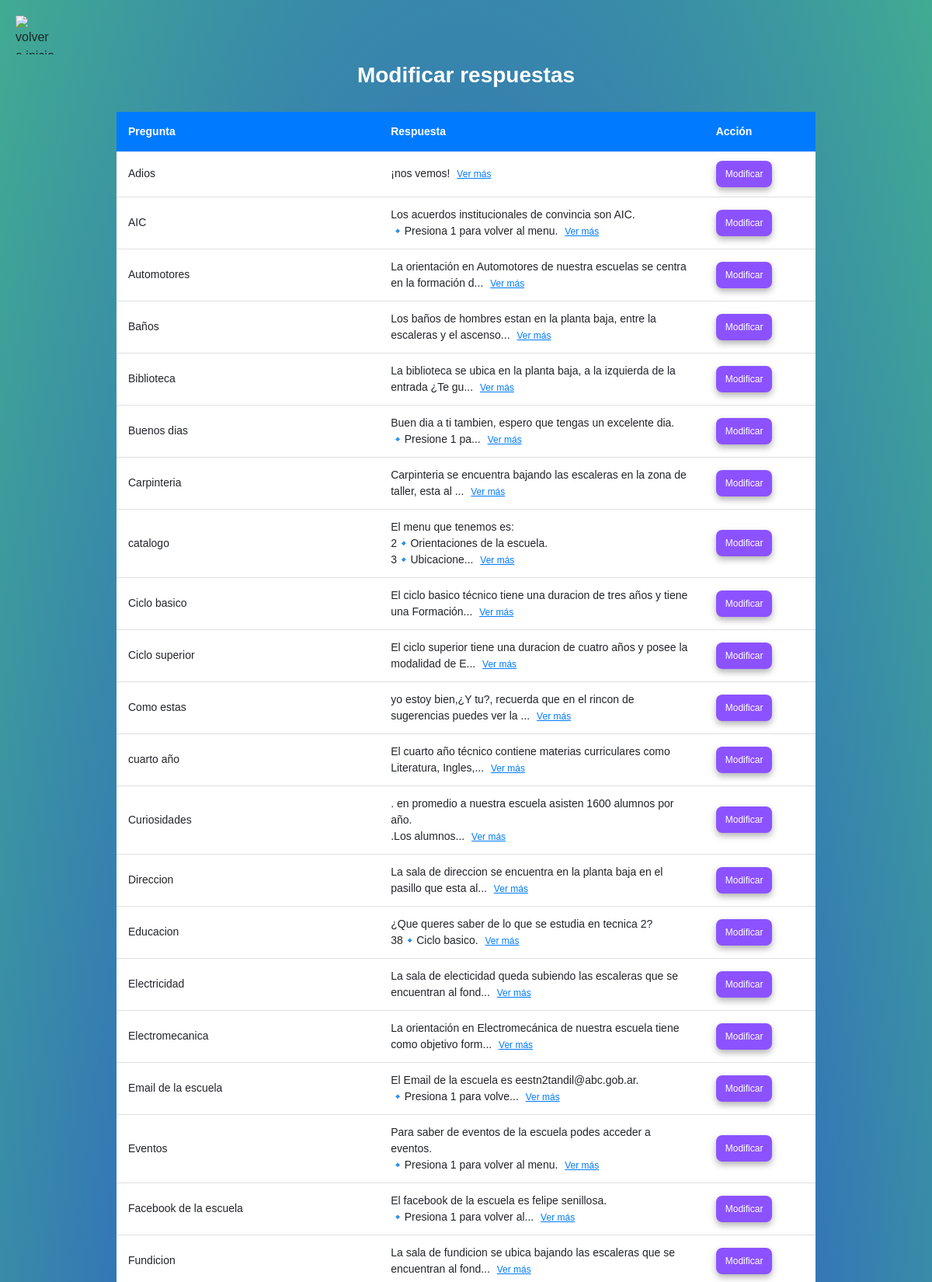
Page /todas_preguntas.php (upper part) on the committed database.
### tables this page shows
CREATE TABLE consultas (
    id_consulta INT PRIMARY KEY AUTO_INCREMENT,
    pregunta VARCHAR(255),
    titulo VARCHAR(255),
    respuesta VARCHAR(10000),
    contador INT,
    preg_contestada BOOLEAN
);

### todas_preguntas.php (the view, shortened to what this page needs)
<?php
include("conexion.php");
$sql = "SELECT id_consulta, titulo, respuesta FROM consultas WHERE preg_contestada = true ORDER BY titulo ASC ";
$resultado = $connPHP->query($sql);
?>
<!DOCTYPE html>
<html lang="es">
<head>
    <link href="https://cdn.jsdelivr.net/npm/bootstrap@5.3.3/dist/css/bootstrap.min.css" rel="stylesheet">
    <link rel="stylesheet" href="css/bootstrap.min.css">
    <link rel="stylesheet" href="css/diseño.css">
</head>
<body>
    <a href="chat.php" class="btn-volver">
        <img src="../otros/flecha.png" alt="volver a inicio">
    </a>
    <h1>Modificar respuestas</h1>
    <div class="table-container">
        <table>
            <thead>
                <tr>
                    <th>Pregunta</th>
                    <th>Respuesta</th>
                    <th>Acción</th>
                </tr>
            </thead>
            <tbody>
                <?php
                if ($resultado->num_rows > 0) {
                    while ($fila = $resultado->fetch_assoc()) {
                        echo "<tr>";
                        echo "<td>" . htmlspecialchars($fila["titulo"]) . "</td>";
                        $respuestaCompleta = ($fila["respuesta"]);
                        $resumen = mb_strimwidth($fila["respuesta"], 0, 80, "...");
                        echo "<td class='respuesta-cell'>
                                <span class='resumen'>$resumen</span>
                                <span class='completa' style='display:none;'>$respuestaCompleta</span>
                                <button class='ver-mas'>Ver más</button>
                            </td>";
                        echo "<td>
                            <a href='modificar.php?id_consulta=" . htmlspecialchars($fila["id_consulta"]) . "'>
                                <button type='button' class='btn-inicio'>Modificar</button>
                            </a>
                        </td>";
                        echo "</tr>";
                    }
                } else {
                    echo "<tr><td colspan='3' style='text-align:center;'>No hay preguntas.</td></tr>";
                }
                ?>
            </tbody>
        </table>
    </div>
</body>
</html>

### css/diseño.css (style rules this page uses)
body { background: radial-gradient(ellipse, #212fe8, #41ab92); background-repeat: no-repeat; height: 100%; margin: 0; background-attachment: fixed; font-family: Arial, sans-serif; }
.btn-inicio, .btn-cerrar { background-color: #8c52ff !important; color: white !important; border: none; padding: 8px 12px; font-size: 18px; border-radius: 8px; cursor: pointer; opacity: 1 !important; box-shadow: 0 4px 8px rgba(0, 0, 0, 0.3); transition: background 0.3s ease, transform 0.2s ease; text-decoration: none; display: inline-block; }

### todas_preguntas.php (style rules this page uses)
* { margin: 0; padding: 0; box-sizing: border-box; }
body { background-color: #222; padding: 20px; padding-top: 80px; }
.btn-volver { position: fixed; top: 20px; left: 20px; z-index: 1000; background: none; border: none; padding: 0; }
.btn-volver img { width: 50px; height: 50px; display: block; transition: transform 0.3s ease; }
h1 { text-align: center; color: white; margin-bottom: 30px; font-size: 28px; font-weight: bold; }
.table-container { width: 100%; max-width: 900px; margin: 0 auto; overflow-x: auto; }
table { width: 100%; border-collapse: collapse; background-color: #fff; border-radius: 15px; box-shadow: 0 6px 20px rgba(32, 221, 250, 0.5); }
thead { position: sticky; top: 0; }
th { background-color: #007BFF; color: white; padding: 15px; text-align: left; font-weight: 600; font-size: 14px; border: none; }
td { padding: 12px 15px; text-align: left; word-wrap: break-word; border-bottom: 1px solid #e0e0e0; font-size: 14px; }
.respuesta-cell { max-width: 300px; }
.ver-mas { background-color: transparent; color: #007BFF; border: none; padding: 0; cursor: pointer; font-size: 12px; text-decoration: underline; margin-left: 5px; }
.btn-inicio { background-color: #007BFF; color: white; border: none; padding: 8px 12px; border-radius: 8px; cursor: pointer; font-size: 12px; transition: background-color 0.3s ease; white-space: nowrap; }
a { text-decoration: none; color: inherit; }

### rows in the picture
consultas: titulo "Adios", respuesta "¡nos vemos!"
consultas: titulo "AIC", respuesta "Los acuerdos institucionales de convincia son", respuesta "AIC . 🔹Presiona 1 para volver al menu."
consultas: titulo "Automotores", respuesta "La orientación en Automotores de nuestra escuelas se centra en la formación d..."
consultas: titulo "Baños", respuesta "Los baños de hombres estan en la planta baja, entre la escaleras y el ascenso..."
consultas: titulo "Biblioteca", respuesta "La biblioteca se ubica en la planta baja, a la izquierda de la entrada ¿Te gu..."
consultas: titulo "Buenos dias", respuesta "Buen dia a ti tambien, espero que tengas un excelente dia. 🔹Presione 1 pa..."
consultas: titulo "Carpinteria", respuesta "Carpinteria se encuentra bajando las escaleras en la zona de taller, esta al ..."
consultas: titulo "catalogo", respuesta "El menu que tenemos es: 2🔹Orientaciones de la escuela. 3🔹Ubicacione..."
consultas: titulo "Ciclo basico", respuesta "El ciclo basico técnico tiene una duracion de tres años y tiene una Formación..."
consultas: titulo "Ciclo superior", respuesta "El ciclo superior tiene una duracion de cuatro años y posee la modalidad de E..."
consultas: titulo "Como estas", respuesta "yo estoy bien,¿Y tu?, recuerda que en el rincon de sugerencias puedes ver la ..."
consultas: titulo "cuarto año", respuesta "El cuarto año técnico contiene materias curriculares como Literatura, Ingles,..."
consultas: titulo "Curiosidades", respuesta ". en promedio a nuestra escuela asisten 1600 alumnos por año. .Los alumnos..."
consultas: titulo "Direccion", respuesta "La sala de direccion se encuentra en la planta baja en el pasillo que esta al..."
consultas: titulo "Educacion", respuesta "¿Que queres saber de lo que se estudia en tecnica 2? 38🔹Ciclo basico."
consultas: titulo "Electricidad", respuesta "La sala de electicidad queda subiendo las escaleras que se encuentran al fond..."
consultas: titulo "Electromecanica", respuesta "La orientación en Electromecánica de nuestra escuela tiene como objetivo form..."
consultas: titulo "Email de la escuela", respuesta "El Email de la escuela es eestn2tandil@abc.gob.ar. 🔹Presiona 1 para volve..."
consultas: titulo "Eventos", respuesta "Para saber de eventos de la escuela podes acceder a", respuesta "eventos . 🔹Presiona 1 para volver al menu."
consultas: titulo "Facebook de la escuela", respuesta "El facebook de la escuela es felipe senillosa. 🔹Presiona 1 para volver al..."
consultas: titulo "Fundicion", respuesta "La sala de fundicion se ubica bajando las escaleras que se encuentran al fond..."
